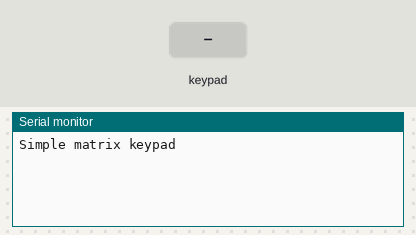
The sketch below on a simulated Arduino Uno, built with avr-gcc and run on an emulated ATmega328P. Shown: the last lines printed to the serial monitor. Inputs (shaded band) come from the test bench.

Above: at 1.2 s.
1.3 s: key '1' pressed
At 1.8 s:
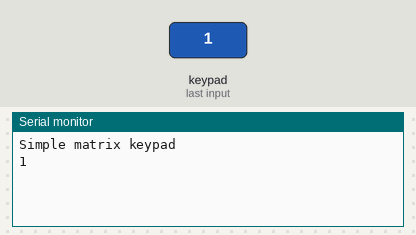
2.8 s: keypad keys 5 4 3 2 # pressed 0.4 s apart
At 5.2 s:
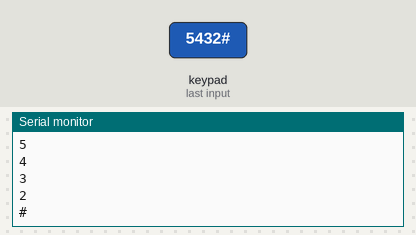
6.3 s: key '*' pressed
At 7.0 s:
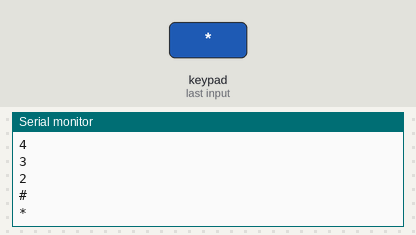
7.8 s: keypad keys 8 7 6 pressed 0.4 s apart
At 9.9 s:
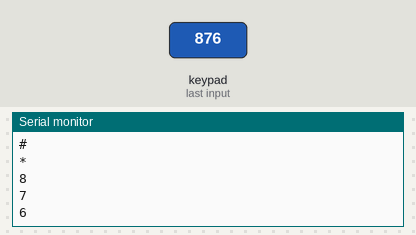
Timing chart, 0 to 11.4 s (numbered marks = the images above; inputs shaded):
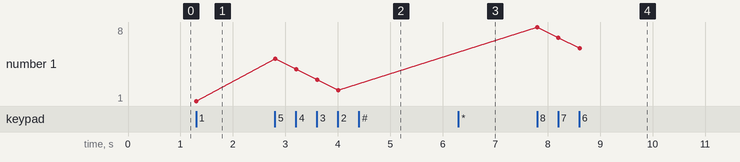

Measured:
- after the input at 1.3 s, the serial monitor: prints a new line at once (image 1)
- after the input at 2.8 s, the serial monitor: prints a new line at once (image 2)
- after the input at 6.3 s, the serial monitor: prints a new line at once (image 3)
- after the input at 7.8 s, the serial monitor: prints a new line at once (image 4)
- plotted number 1: 1 → 2 after the input at 2.8 s, 2 → 6 after the input at 7.8 s

The sketch:

code.ino
```cpp
/*Demonstrates the simplest use of the 4x3 matrix Keypad.
 *In this program the entered key is displayed in Serial terminal
 *
 *Hardware used :
 *4x3 Matrix keypad
 *Arduino Uno
 *
 *Hardware connection:
 *D5,D4,D3,D2 of Arduino Uno pins are connected to 5, 4, 3, 2 row pin of keypad
 *D6,D7,D8 of Arduino Uno pins are connected to 3 , 2, 1 column pin of keypad
 *D0,D1 of Arduino Uno pins are connected to TXD,RXD pin of Serial Monitor
 *
 * Author : Sahana B G
 * Date   : 30 Apr 2021
*/


// Include the header file:
#include <Keypad.h>

// Keypad initialization
const byte ROWS = 4; //four rows
const byte COLS = 3; //three columns

char keys[ROWS][COLS] = {
  {'1','2','3'},
  {'4','5','6'},
  {'7','8','9'},
  {'*','0','#'}
};

byte rowPins[ROWS] = {5, 4, 3, 2}; //connect to the row pinouts of the keypad
byte colPins[COLS] = {8, 7, 6}; //connect to the column pinouts of the keypad

Keypad keypad = Keypad( makeKeymap(keys), rowPins, colPins, ROWS, COLS );

void setup()
{
  // Set the serial baud rate 9600
  Serial.begin(9600);

  // Display following message at the time of initialization
  Serial.println("Simple matrix keypad");
}

void loop()
{
  // Read the key value
  char key = keypad.getKey();

  // If key is pressed
  if (key)
  {
    // Display in Serial monitor
    Serial.println(key);
  }
}
```
